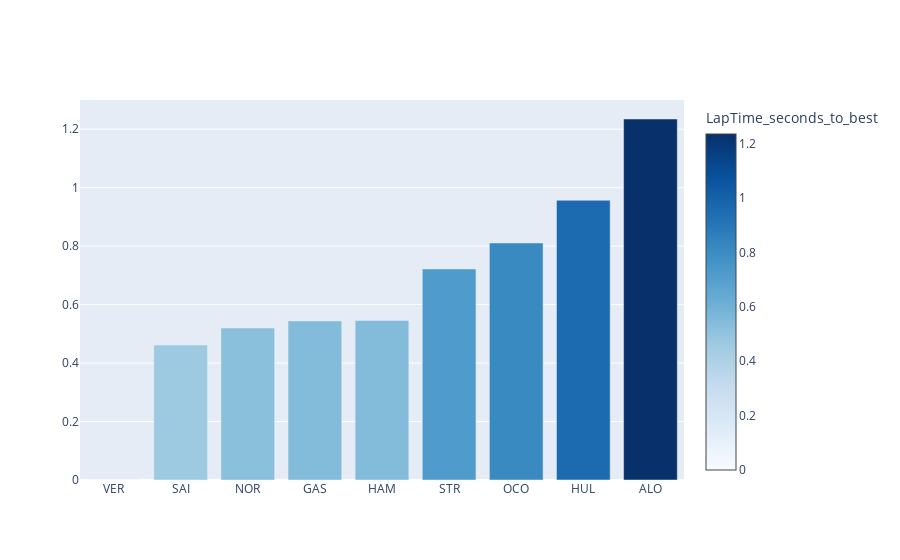

The notebook cell this image was saved under:
### Code cell
fig = go.Figure(
    data=[
        go.Bar(
            y=df["LapTime_seconds_to_best"],
            x=df["Abbreviation"],
            marker=dict(
                color=df["LapTime_seconds_to_best"],
                colorscale="Blues",
                colorbar=dict(title="LapTime_seconds_to_best"),
            ),
        )
    ]
)

fig.show()

### Figure 1 — Plotly figure (JSON) as saved in the notebook; plotly's stock layout.template omitted (floating-point values rounded to 4 significant figures)
{"data": [{"marker": {"color": [0, 0.462, 0.52, 0.544, 0.546, 0.722, 0.811, 0.957, 1.235], "colorbar": {"title": {"text": "LapTime_seconds_to_best"}}, "colorscale": [[0, "rgb(247,251,255)"], [0.125, "rgb(222,235,247)"], [0.25, "rgb(198,219,239)"], [0.375, "rgb(158,202,225)"], [0.5, "rgb(107,174,214)"], [0.625, "rgb(66,146,198)"], [0.75, "rgb(33,113,181)"], [0.875, "rgb(8,81,156)"], [1, "rgb(8,48,107)"]]}, "type": "bar", "x": ["VER", "SAI", "NOR", "GAS", "HAM", "STR", "OCO", "HUL", "ALO"], "y": [0, 0.462, 0.52, 0.544, 0.546, 0.722, 0.811, 0.957, 1.235]}], "layout": {}}
